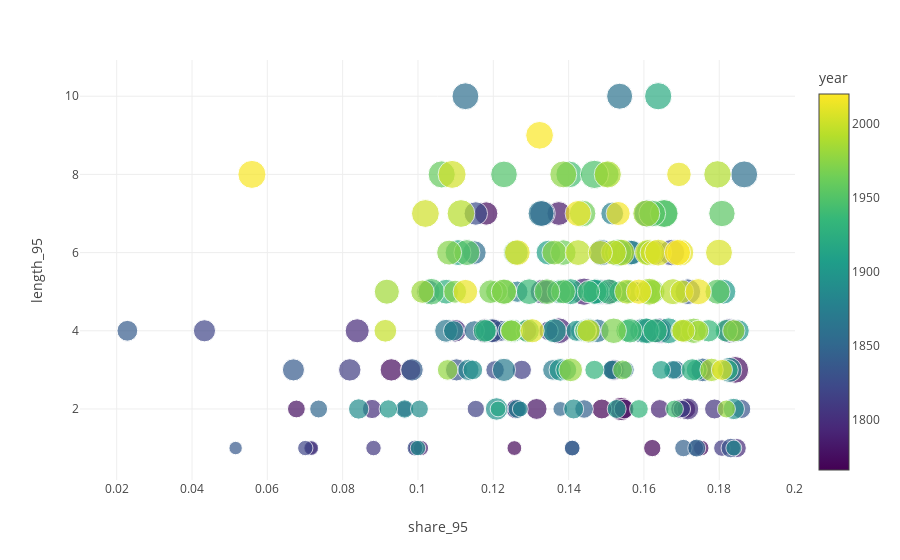

The notebook cell this image was saved under:
### Code cell
drought1['bubble_size'] = drought1.share_any*0.002
drought1['year'] = drought1.index.year
px.scatter(drought1.astype(float), x='share_95', y='length_95',size='bubble_size', color='year', template='none')

### Figure 1 — Plotly figure (JSON) as saved in the notebook; plotly's stock layout.template omitted (floating-point values rounded to 4 significant figures; data arrays with more than 128 entries replaced by an {"elided": "..."} marker saying what was removed)
{"data": [{"hovertemplate": "share_95=%{x}<br>length_95=%{y}<br>bubble_size=%{marker.size}<br>year=%{marker.color}<extra></extra>", "legendgroup": "", "marker": {"color": {"elided": "255 int values"}, "coloraxis": "coloraxis", "size": {"elided": "255 float values"}, "sizemode": "area", "sizeref": 4.717e-06, "symbol": "circle"}, "mode": "markers", "name": "", "orientation": "v", "showlegend": false, "type": "scatter", "x": {"elided": "255 float values"}, "xaxis": "x", "y": {"elided": "255 int values"}, "yaxis": "y"}], "layout": {"autosize": true, "coloraxis": {"colorbar": {"title": {"text": "year"}}, "colorscale": [[0, "#440154"], [0.1111, "#482878"], [0.2222, "#3e4989"], [0.3333, "#31688e"], [0.4444, "#26828e"], [0.5556, "#1f9e89"], [0.6667, "#35b779"], [0.7778, "#6ece58"], [0.8889, "#b5de2b"], [1, "#fde725"]]}, "legend": {"itemsizing": "constant", "tracegroupgap": 0}, "margin": {"t": 60}, "xaxis": {"anchor": "y", "autorange": true, "domain": [0, 1], "range": [0.01177, 0.1982], "title": {"text": "share_95"}, "type": "linear"}, "yaxis": {"anchor": "x", "autorange": true, "domain": [0, 1], "range": [-0.1488, 11.37], "title": {"text": "length_95"}, "type": "linear"}}}
